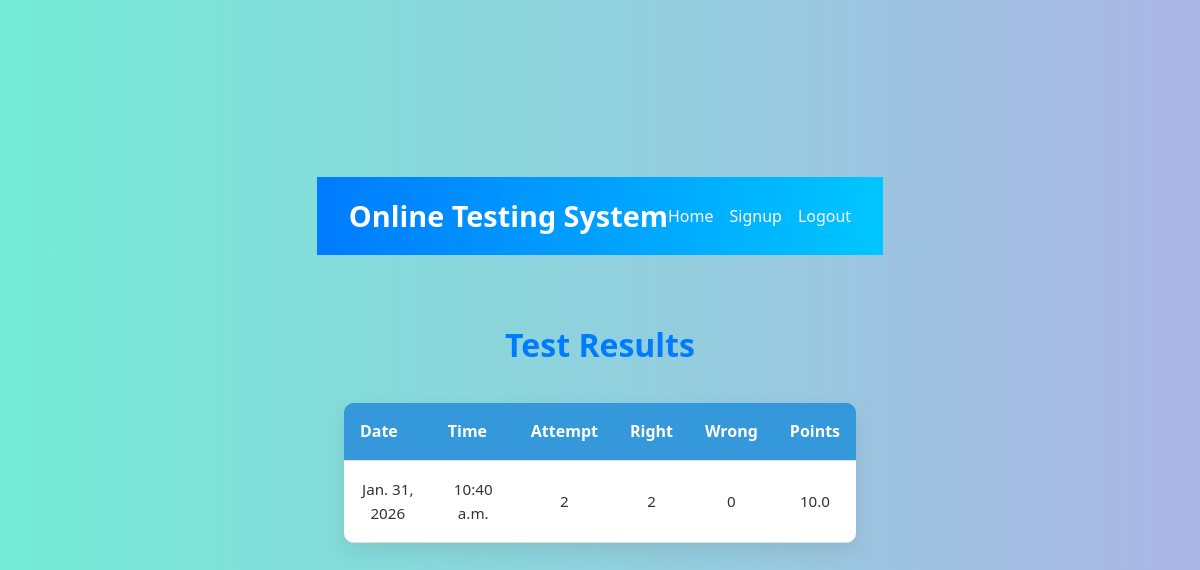
The page /result/ (signed in) on the database its author committed.
### OTS/models.py (models this page shows, shortened)
class Result(models.Model):
    resultid = models.BigAutoField(primary_key=True)
    username = models.ForeignKey(Candidate, on_delete=models.CASCADE, db_column='username')
    date = models.DateField(auto_now_add=True)
    time = models.TimeField(auto_now_add=True)
    attempt = models.IntegerField()
    right = models.IntegerField()
    wrong = models.IntegerField()
    points = models.FloatField()

### OTS/views.py (the view)
# urls.py: path('result/', showTestResult, name='result'),
def showTestResult(request):
    if 'username' not in request.session:
        return redirect('OTS:login')
    candidate = Candidate.objects.get(username=request.session['username'])
    result = Result.objects.filter(username=candidate).order_by('-resultid')[:1]
    return render(request, 'show_result.html', {'result': result})

### templates/show_result.html (shortened to what this page needs)
{% extends 'main.html' %}
{% block top %}
  <a href="{% url 'OTS:home' %}">Home</a>
  <a href="{% url 'OTS:registrationForm' %}">Signup</a>
  <a href="{% url 'OTS:login' %}">Logout</a>
{% endblock %}
{% block content %}
  <h2>Test Results</h2>
  {% if result %}
    <table>
      <thead>
        <tr>
          <th>Date</th>
          <th>Time</th>
          <th>Attempt</th>
          <th>Right</th>
          <th>Wrong</th>
          <th>Points</th>
        </tr>
      </thead>
      <tbody>
        {% for r in result %}
          <tr>
            <td>{{ r.date }}</td>
            <td>{{ r.time }}</td>
            <td>{{ r.attempt }}</td>
            <td>{{ r.right }}</td>
            <td>{{ r.wrong }}</td>
            <td>{{ r.points }}</td>
          </tr>
        {% endfor %}
      </tbody>
    </table>
  {% else %}
    <p>No test results found.</p>
  {% endif %}
{% endblock %}

### static/css/base.css (style rules this page uses)
body { font-family: 'Segoe UI', Tahoma, Geneva, Verdana, sans-serif; background-color: #f4f6f8; margin: 0; padding: 0; }
h2 { text-align: center; margin-top: 20px; color: #2c3e50; animation: fadeIn 1s ease-in-out; }
table { width: 90%; margin: 0 auto 40px auto; border-collapse: collapse; background-color: #fff; box-shadow: 0 0 10px rgba(0,0,0,0.05); animation: fadeIn 1.5s ease-in-out; border-radius: 8px; overflow: hidden; }
th, td { text-align: center; padding: 12px 15px; border-bottom: 1px solid #ddd; }
th { background-color: #3498db; color: white; }
* { margin: 0; padding: 0; box-sizing: border-box; }
body { font-family: 'Segoe UI', Tahoma, Geneva, Verdana, sans-serif; background-color: #f0f2f5; color: #333; padding: 1rem; }
h2 { text-align: center; font-size: 2rem; color: #007bff; margin: 2rem 0 1.5rem; animation: slideDown 0.8s ease; }
table { width: 90%; margin: 0 auto; border-collapse: collapse; background-color: #fff; box-shadow: 0 8px 16px rgba(0, 0, 0, 0.1); border-radius: 8px; overflow: hidden; animation: fadeInUp 1s ease; }
thead { background-color: #007bff; color: white; }
thead th { padding: 1rem; text-align: left; font-weight: 600; }
tbody td { padding: 0.9rem 1rem; border-top: 1px solid #eee; }

### static/css/welcome.css (style rules this page uses)
body { font-family: 'Segoe UI', Tahoma, Geneva, Verdana, sans-serif; margin: 0; padding: 0; background: linear-gradient(to right, #83a4d4, #b6fbff); display: flex; justify-content: center; align-items: center; min-height: 100vh; }

### static/css/home.css (style rules this page uses)
* { margin: 0; padding: 0; box-sizing: border-box; }
body { font-family: 'Segoe UI', Tahoma, Geneva, Verdana, sans-serif; background-color: #f0f4f8; color: #333; line-height: 1.6; padding: 1rem; }

### static/css/show_result.css (style rules this page uses)
* { margin: 0; padding: 0; box-sizing: border-box; }
body { font-family: 'Segoe UI', Tahoma, Geneva, Verdana, sans-serif; background-color: #f8fafc; color: #333; padding: 1rem; }
h2 { text-align: center; font-size: 2rem; color: #007bff; margin: 2rem 0; animation: fadeInDown 1s ease; }
table { width: 90%; margin: 0 auto 3rem; border-collapse: collapse; background-color: #fff; border-radius: 10px; overflow: hidden; box-shadow: 0 8px 20px rgba(0, 0, 0, 0.08); animation: fadeInUp 1s ease; }
thead { background-color: #007bff; color: white; }
thead th { padding: 1rem; text-align: left; font-size: 1rem; }
tbody td { padding: 1rem; border-top: 1px solid #e0e0e0; font-size: 0.95rem; color: #333; }

### static/css/login.css (style rules this page uses)
body { font-family: 'Segoe UI', Tahoma, Geneva, Verdana, sans-serif; background: linear-gradient(to right, #74ebd5, #ACB6E5); margin: 0; padding: 0; display: flex; flex-direction: column; align-items: center; }

### static/css/register.css (style rules this page uses)
* { margin: 0; padding: 0; box-sizing: border-box; }
body { font-family: 'Segoe UI', Tahoma, Geneva, Verdana, sans-serif; background-color: #eef3f8; color: #333; padding: 1rem; }
body { font-family: 'Segoe UI', Tahoma, Geneva, Verdana, sans-serif; background-color: #f4f7fa; color: #333; padding: 1rem; }

### static/css/main.css (style rules this page uses)
* { margin: 0; padding: 0; box-sizing: border-box; }
body { font-family: 'Segoe UI', Tahoma, Geneva, Verdana, sans-serif; line-height: 1.6; background-color: #f4f4f4; color: #333; }
.menu a { color: white; text-decoration: none; transition: color 0.3s ease; }

### rows shown on the page
Result: date "Jan. 31, 2026", time "10:40 a.m.", attempt "2", right "2", wrong "0", points "10.0"
